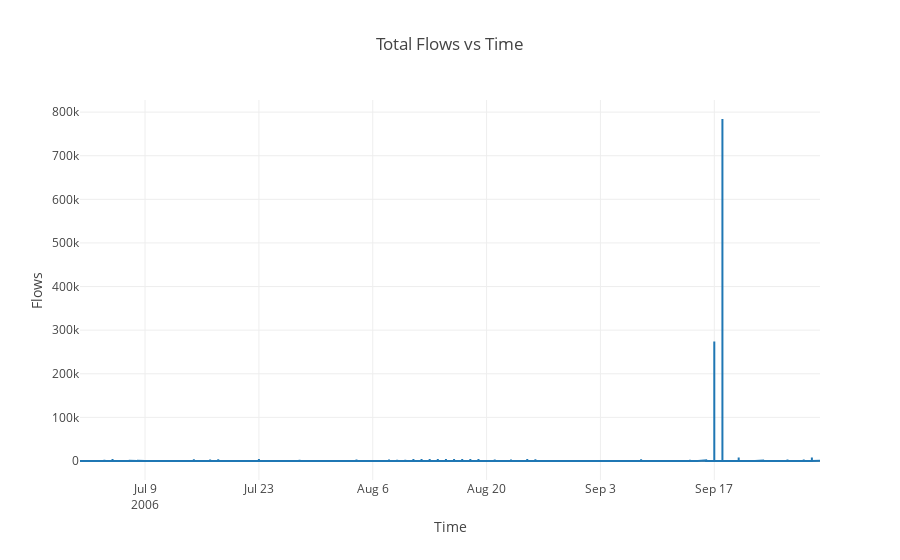

Notebook code cell kept with this figure:
### Markdown cell above
## To begin, let's see a plot of all flows over all time

### Code cell
lineplot('Total Flows vs Time', 'Time', df.date, 'Flows', df.f) #move to a different part of presentation

### Figure 1 — Plotly figure (JSON) as saved in the notebook; plotly's stock layout.template omitted (floating-point values rounded to 4 significant figures; data arrays with more than 128 entries replaced by an {"elided": "..."} marker saying what was removed)
{"data": [{"type": "scatter", "x": {"elided": "20803 str values"}, "y": {"elided": "20803 int values"}}], "layout": {"title": "Total Flows vs Time", "xaxis": {"title": "Time"}, "yaxis": {"title": "Flows"}}}
